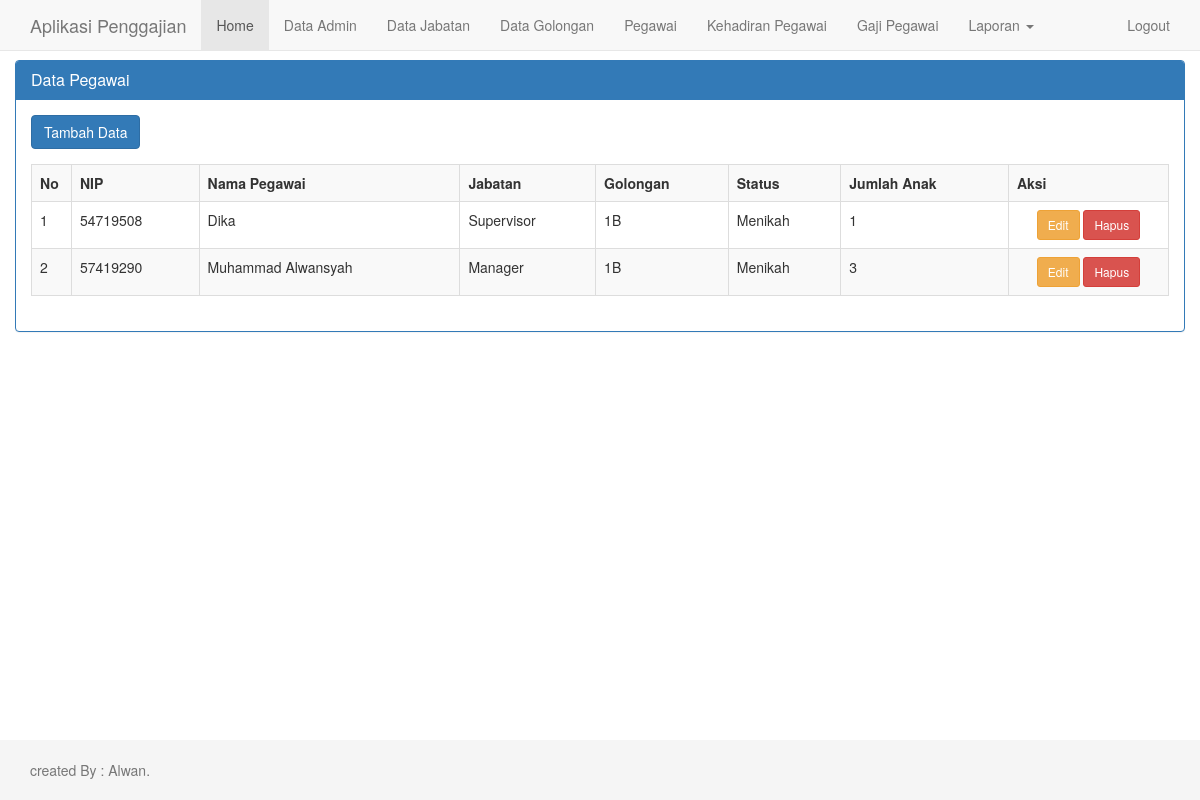
The app's page /data_pegawai.php (signed in) with its own data.
### tables this page shows
CREATE TABLE `pegawai` (
  `nip` varchar(20) NOT NULL,
  `nama_pegawai` varchar(40) NOT NULL,
  `kode_jabatan` varchar(3) NOT NULL,
  `kode_golongan` varchar(3) NOT NULL,
  `status` varchar(15) NOT NULL,
  `jumlah_anak` int(2) NOT NULL
);

CREATE TABLE `jabatan` (
  `kode_jabatan` varchar(3) NOT NULL,
  `nama_jabatan` varchar(40) NOT NULL,
  `gapok` int(10) NOT NULL,
  `tunjangan_jabatan` int(10) NOT NULL
);

CREATE TABLE `golongan` (
  `kode_golongan` varchar(3) NOT NULL,
  `nama_golongan` varchar(10) NOT NULL,
  `tunjangan_suami_istri` int(10) NOT NULL,
  `tunjangan_anak` int(10) NOT NULL,
  `uang_makan` int(10) NOT NULL,
  `uang_lembur` int(10) NOT NULL,
  `askes` int(10) NOT NULL
);

### data_pegawai.php (the view, shortened to what this page needs)
<?php include "header.php"; ?>
<div class="container">
    <?php
    $view = isset($_GET['view']) ? $_GET['view'] : null;
    switch ($view) {
        default:
    ?>
            <div class="row">
                <div class="panel panel-primary">
                    <div class="panel-heading">
                        <h3 class="panel-title">
                            Data Pegawai
                        </h3>
                    </div>
                    <div class="panel-body">
                        <a href="data_pegawai.php?view=tambah" style="margin-bottom: 15px;" class="btn btn-primary">Tambah Data</a>
                        <table class="table table-bordered table-striped">
                            <tr>
                                <th>No</th>
                                <th>NIP</th>
                                <th>Nama Pegawai</th>
                                <th>Jabatan</th>
                                <th>Golongan</th>
                                <th>Status</th>
                                <th>Jumlah Anak</th>
                                <th>Aksi</th>
                            </tr>
                            <?php
                            $sql = mysqli_query($konek, "SELECT pegawai.*, jabatan.nama_jabatan, golongan.nama_golongan
                                                FROM pegawai
                                                INNER JOIN jabatan ON pegawai.kode_jabatan=jabatan.kode_jabatan
                                                INNER JOIN golongan ON pegawai.kode_golongan=golongan.kode_golongan
                                                ORDER BY pegawai.nama_pegawai ASC");
                            $no = 1;
                            while ($d = mysqli_fetch_array($sql)) {
                                echo "<tr>
                                <td width='40px' align-'center'>$no</td>
                                <td>$d[nip]</td>
                                <td>$d[nama_pegawai]</td>
                                <td>$d[nama_jabatan]</td>
                                <td>$d[nama_golongan]</td>
                                <td>$d[status]</td>
                                <td>$d[jumlah_anak]</td>
                                <td width='160px' align='center'>
                                <a class='btn btn-warning btn-sm' href='data_pegawai.php?view=edit&id=$d[nip]'>Edit</a>
                                <a class='btn btn-danger btn-sm' href='aksi_pegawai.php?act=delete&id=$d[nip]'>Hapus</a>
                                </td>
                                </tr>";
                                $no++;
                            }
                            ?>
                        </table>
                    </div>
                </div>
            </div>
        <?php
            break;
        ?>
    <?php
    }
    ?>
</div>
<?php include "footer.php"; ?>

### header.php (shortened to what this page needs)
<!doctype html>
<html lang="en">
<head>
    <link href="assets/css/bootstrap.min.css" rel="stylesheet">
    <link href="assets/style.css" rel="stylesheet">
</head>
<body>
    <nav class="navbar navbar-default navbar-fixed-top">
        <div class="container">
            <div class="navbar-header">
                <a class="navbar-brand" href="./">Aplikasi Penggajian</a>
            </div>
            <div id="navbar" class="collapse navbar-collapse">
                <ul class="nav navbar-nav">
                    <li class="active"><a href="./">Home</a></li>
                    <li><a href="data_admin.php">Data Admin</a></li>
                    <li><a href="data_jabatan.php">Data Jabatan</a></li>
                    <li><a href="data_golongan.php">Data Golongan</a></li>
                    <li><a href="data_pegawai.php">Pegawai</a></li>
                    <li><a href="data_kehadiran.php">Kehadiran Pegawai</a></li>
                    <li><a href="data_penggajian.php">Gaji Pegawai</a></li>
                    <li class="dropdown">
                        <a href="#" class="dropdown-toggle" data-toggle="dropdown" role="button" aria-haspopup="true" aria-expanded="false">Laporan <span class="caret"></span></a>
                    </li>
                </ul>
                <ul class="nav navbar-nav navbar-right">
                    <li><a href="logout.php">Logout</a></li>
                </ul>
            </div>
        </div>
    </nav>

### footer.php (shortened to what this page needs)
<footer class="footer">
    <div class="container">
        <p class="text-muted">created By : Alwan.</p>
    </div>
</footer>
</body>
</html>

### assets/style.css (style rules this page uses)
html { position: relative; min-height: 100%; }
body { margin-bottom: 60px; }
.footer { position: absolute; bottom: 0; width: 100%; height: 60px; background-color: #f5f5f5; }
body > .container { padding: 60px 15px 0; }
.container .text-muted { margin: 20px 0; }
.footer > .container { padding-right: 15px; padding-left: 15px; }

### records on screen
pegawai: nip "54719508", nama_pegawai "Dika", kode_jabatan.nama_jabatan "Supervisor", kode_golongan.nama_golongan "1B", status "Menikah", jumlah_anak "1"
pegawai: nip "57419290", nama_pegawai "Muhammad Alwansyah", kode_jabatan.nama_jabatan "Manager", kode_golongan.nama_golongan "1B", status "Menikah", jumlah_anak "3"
